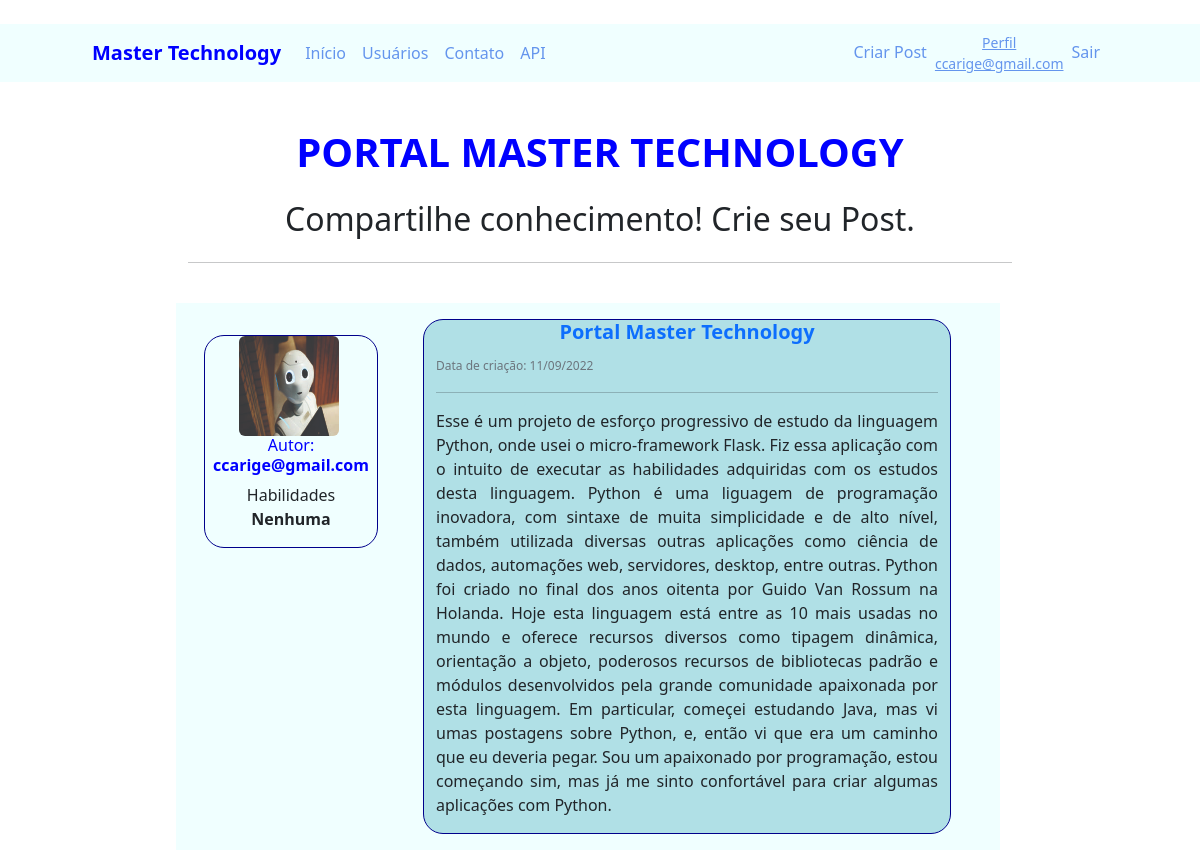
/ (signed in), run on the app's committed database.
### mastertechnology/models.py (models this page shows, shortened)
class Usuarios(db.Model, UserMixin):
    id = db.Column(db.Integer, primary_key=True)
    username = db.Column(db.String, unique=True, nullable=False)
    email = db.Column(db.String, unique=True, nullable=False)
    senha = db.Column(db.String, nullable=False)
    foto_perfil = db.Column(db.String, default='default.jpg')
    postagens = db.relationship('Postagens', backref='autor', lazy=True)
    linguagem = db.Column(db.String, nullable=False, default="Não informado")

class Postagens(db.Model):
    id = db.Column(db.Integer, primary_key=True)
    titulo = db.Column(db.String, nullable=False)
    corpo_post = db.Column(db.Text, nullable=False)
    data_criacao = db.Column(db.DateTime, nullable=False, default=datetime.utcnow)
    id_usuario = db.Column(db.Integer, db.ForeignKey('usuarios.id'), nullable=False)

### mastertechnology/links.py (the view)
@app.route("/", methods=['GET', 'POST'])
def home():
    posts = Postagens.query.order_by(Postagens.id.desc())
    return render_template('home.html', posts=posts)

### mastertechnology/models.py (called while the page is built)
@login_usuario.user_loader
def load_usuario(id_usuario):
    return Usuarios.query.get(int(id_usuario))

### mastertechnology/templates/home.html
{% extends 'base.html' %}
{% block body %}
<div class=" mt-2 col-md-8" style="margin:0 auto; ">
    <h1 class="mt-2 " style="text-align:center">
        <strong style="color:blue">PORTAL MASTER TECHNOLOGY</strong>
    </h1>
    <h2 class="p-3 "  style="text-align:center ">Compartilhe conhecimento! Crie seu Post.</h2>
    <div class=" row mt-0 p-0 ">
    <hr>
    {% for post in posts %}
        <div class=" row mt-4 p-3  meupost ">
          <div class="col col-3">
              <div class=" posthome post mt-3 " style="text-align:center" >
                  <div class="image pe-1">
                      <img src="{{ url_for('static', filename='fotos_perfil/{}'.format(post.autor.foto_perfil)) }}"
                       class="rounded" width="100">
                  </div>
                  <div>
                     <h6 class="" style="color: blue">Autor: <strong>{{ post.autor.username }}</strong></h6>
                     Habilidades<br>
                     {% if 'Não informado' not in post.autor.linguagem %}
                         {% for curso in post.autor.linguagem.split(';') %}
                            <button type="button" class="btn btn-outline-primary mt-1" disabled>{{curso}}</button>
                         {% endfor %}
                     {% else %}
                         <p><strong>Nenhuma</strong></p>
                     {% endif %}
                 </div>
              </div>
          </div>
          <div class="posthome container col col-8 mt-0 meupost2">
             <div>
               <a style="text-decoration: none" href="{{ url_for('exibir_post', post_id=post.id)}}">
                   <h5 style="text-align:center"><strong>{{ post.titulo }}</strong>
                   </h5>
               </a>  <small class="text-muted" style="font-size: 12px" >
                 Data de criação: {{ post.data_criacao.strftime('%d/%m/%Y')}}</small>
               <hr>
             </div>
              <p class="justext">{{ post.corpo_post }}</p>
          </div>
        </div>
    {% endfor %}
</div>
{% endblock %}

### mastertechnology/templates/navbar.html (shortened to what this page needs)
<nav class="navbar navbar-expand-lg   cabecalho menu__lista">
  <div class="container-fluid container ">
    <a class="navbar-brand" href="{{ url_for('home') }}"><strong style="color:blue">Master Technology</strong> </a>
    <div class="collapse navbar-collapse" id="navbarSupportedContent">
      <ul class="navbar-nav me-auto mb-2 mb-lg-0">
        <li class="nav-item">
          <a class="nav-link" href="{{ url_for('home') }}" style="color: cornflowerblue">Início</a>
        </li>
        <li class="nav-item">
          <a class="nav-link" href="{{ url_for('usuarios') }}" style="color: cornflowerblue">Usuários</a>
        </li>
        <li class="nav-item">
          <a class="nav-link" href="{{ url_for('contato') }}" style="color: cornflowerblue">Contato</a>
        </li>
        <li class="nav-item">
          <a class="nav-link" href="{{ url_for('consulta') }}" style="color: cornflowerblue">API</a>
        </li>
      </ul>
      <ul class = "d_flex navbar-nav">
         {% if current_user.is_authenticated%}
            <li class="nav-item">
              <a class="nav-link" href="{{ url_for('criar_post') }}" style="color: cornflowerblue">Criar Post</a>
            </li>
            <li class="nav-item">
                {% if current_user.is_authenticated %}
                <div class="box">
                    <div class="p1">
                    <a class="small" href="{{ url_for('perfil') }}" style="color: cornflowerblue">
                        <center>Perfil<br>
                        {{"{}".format(current_user.username)}}</center>
                    </a>
                    </div>
                </div>
                {% endif %}
            </li>
            <li class="nav-item">
              <a class="nav-link" href="{{ url_for('sair') }}" style="color: cornflowerblue">Sair</a>
            </li>
         {% endif %}
      </ul>
    </div>
  </div>
</nav>

### mastertechnology/static/css/main.css (style rules this page uses)
.meupost { background: azure !important; }
.meupost2 { background: powderblue !important; }
.justext { text-align: justify; }
.cabecalho { align-items: center; background: azure; display: inline-block; justify-content: space-between; padding-left: 5rem; padding-right: 5rem; position: fixed; z-index: 5; width: 100%; }
.menu__lista { display: flex; margin-right: 4rem; }
.posthome { border-radius: 20px; border: 1px solid darkblue; }

### data on the page
Usuarios: username "ccarige@gmail.com"
Postagens: foto_perfil (placeholder picture), autor.username "ccarige@gmail.com", titulo "Portal Master Technology", data_criacao "11/09/2022", corpo_post "Esse é um projeto de esforço progressivo de estudo da linguagem Python, onde usei o micro-framework Flask. Fiz essa aplicação com o intuito de executar as habilidades adquiridas com os estudos desta linguagem. Python é uma liguagem de programação inovadora, com sintaxe de muita simplicidade e de alto nível, também utilizada diversas outras aplicações como ciência de dados, automações web, servidores, desktop, entre outras. Python foi criado no final dos anos oitenta por Guido Van Rossum na Holanda. Hoje esta linguagem está entre as 10 mais usadas no mundo e oferece recursos diversos como tipagem dinâmica, orientação a objeto, poderosos recursos de bibliotecas padrão e módulos desenvolvidos…"
